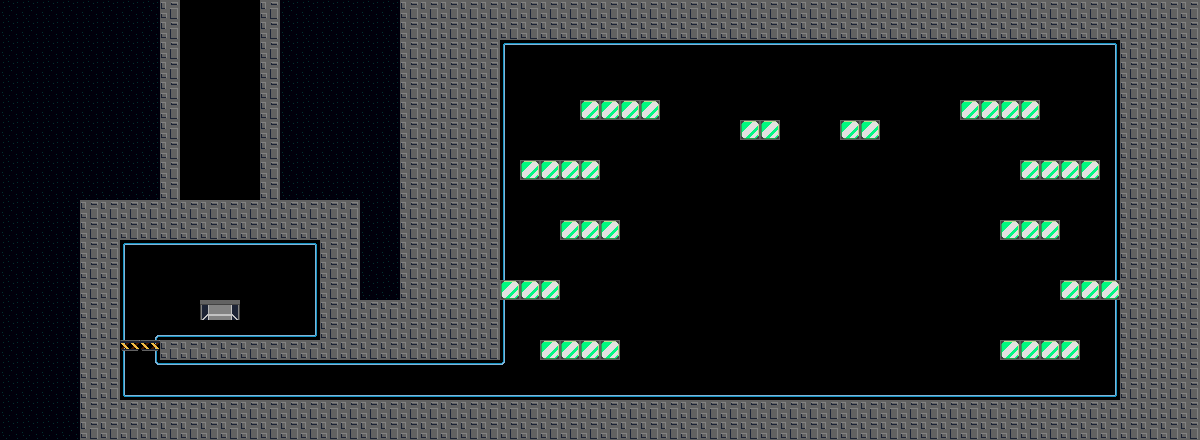

The image is a tile-based game level rendered from a .tmx file. Its description and source (layers, tilesets, objects; grid data summarised) follow:
An orthogonal 60x22 tile map with 20x20 px tiles, 4 tile layers (bg, tile, po, js), 1 hidden layer not drawn and 11 objects (2x energy, mislPos, bossLaunchMark, fightArea, boss, ...).

<map version="1.0" orientation="orthogonal" width="60" height="22" tilewidth="20" tileheight="20">
 <tileset firstgid="1" name="defTile" tilewidth="20" tileheight="20">
  <image source="../img/defTile.png" width="360" height="280" />
  <terraintypes>
   <terrain name="light" tile="-1" />
  </terraintypes>
  <tile id="7" terrain=",0,0," />
  <tile id="8" terrain="0,,,0" />
  <tile id="25" terrain="0,0,," />
  <tile id="26" terrain=",0,,0" />
  <tile id="42" terrain="0,0,0,0" />
  <tile id="43" terrain=",,0,0" />
  <tile id="44" terrain="0,,0," />
  <tile id="59" terrain=",,0," />
  <tile id="60" terrain=",,,0" />
  <tile id="61" terrain=",0,," />
  <tile id="62" terrain="0,,," />
  <tile id="77" terrain="0,0,,0" />
  <tile id="78" terrain="0,0,0," />
  <tile id="79" terrain="0,,0,0" />
  <tile id="80" terrain=",0,0,0" />
 </tileset>
 <layer name="bgFar" width="60" height="22" visible="0">
  <data>[1320 cells, 44 non-empty, 1 distinct tile ids]</data>
 </layer>
 <layer name="bg" width="60" height="22">
  <data>[1320 cells, 794 non-empty, 18 distinct tile ids]</data>
 </layer>
 <layer name="tile" width="60" height="22">
  <data>[1320 cells, 414 non-empty, 1 distinct tile ids]</data>
 </layer>
 <layer name="po" width="60" height="22">
  <data>[1320 cells, 40 non-empty, 1 distinct tile ids]</data>
 </layer>
 <layer name="js" width="60" height="22">
  <data>[1320 cells, 2 non-empty, 1 distinct tile ids]</data>
 </layer>
 <objectgroup name="misc" width="60" height="22">
  <object name="mislPos" x="760" y="300" width="80" height="100" />
  <object name="bossLaunchMark" x="920" y="220" width="80" height="100" />
  <object name="energy" x="760" y="280" width="100" height="120" />
  <object name="energy" x="760" y="280" width="100" height="120" />
  <object name="fightArea" x="500" y="40" width="620" height="360" />
  <object name="boss" x="920" y="300" width="80" height="100" />
  <object name="trigger" x="420" y="360" width="280" height="40" />
  <object name="start" x="200" y="80" width="40" height="40" />
  <object name="door" x="200" y="300" width="40" height="40" />
  <object name="door1" x="200" y="300" width="40" height="40" />
  <object name="gate" x="480" y="360" width="20" height="40" />
 </objectgroup>
</map>
